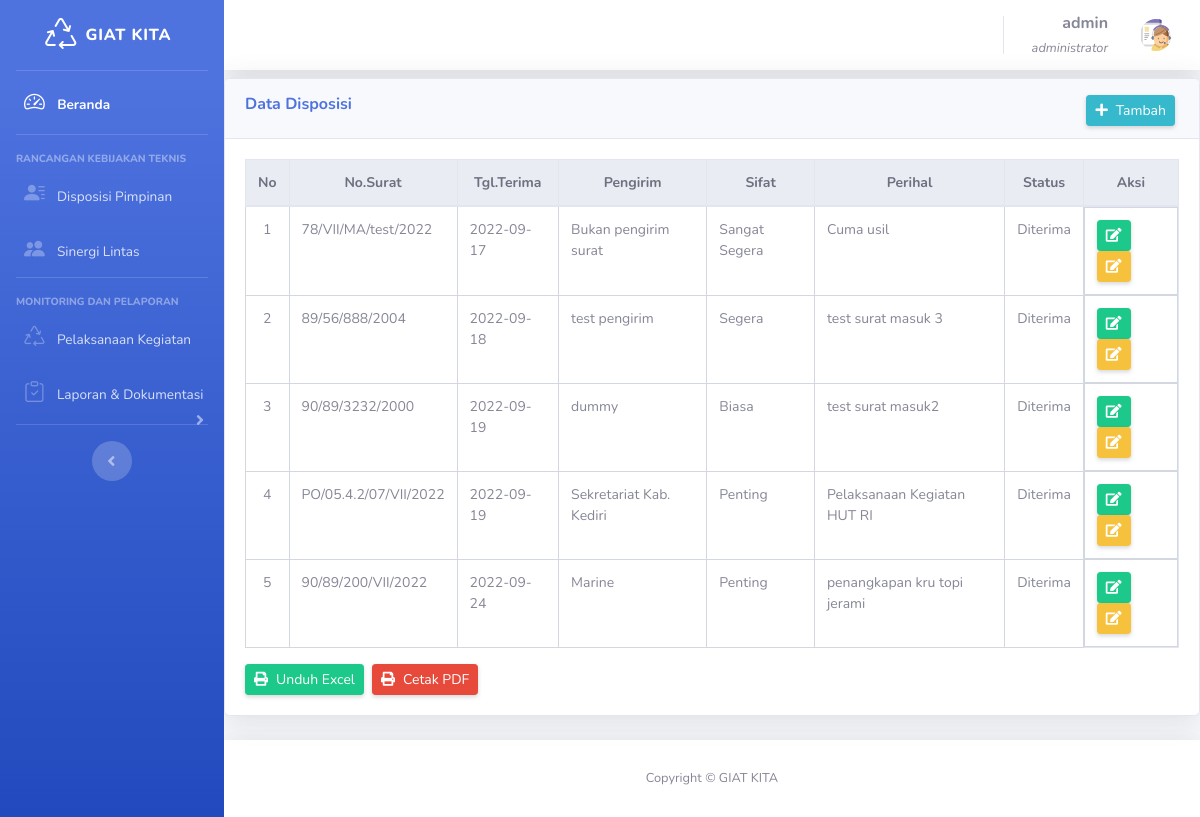
Screenshot of /pages/admin.php?page=data_disposisi (signed in) with the database file from the repository.
### tables this page shows
CREATE TABLE `disposisi` (
  `no_surat` varchar(50) NOT NULL,
  `tgl_terima` date NOT NULL,
  `pengirim` varchar(30) NOT NULL,
  `sifat` enum('Penting','Rahasia','Biasa','Segera','Sangat Segera') NOT NULL,
  `perihal` varchar(40) NOT NULL,
  `detail` varchar(100) NOT NULL,
  `file_surat` varchar(100) NOT NULL,
  `status` enum('Diterima','Diperiksa','Disposisi') NOT NULL
);

### pages/functions/view_disposisi.php (the view, shortened to what this page needs)
<div class="container-fluid fa-sm">
<div class="card shadow h-100 mb-4">
    <div class="card-header">
        <div class="row ml-auto">
            <h1 class="h5 m-0 font-weight-bold text-primary mt-1">Data Disposisi</h1>
            <a href="admin.php?page=tambah_surat" class="ml-auto mr-3 mt-1">
                <button class="btn btn-sm btn-info shadow-sm"><i class="fa fa-plus mr-2" aria-hidden="true"></i>Tambah</button>
            </a>
        </div>
    </div>
    <div class="card-body">
        <div class="row no-gutters align-items-center">
        <table class="table table-responsive-lg table-bordered table-hover">
            <thead class="thead-light">
                <tr class="text-center">
                    <th>No</th>
                    <th>No.Surat</th>
                    <th>Tgl.Terima</th>
                    <th>Pengirim</th>
                    <th>Sifat</th>
                    <th>Perihal</th>
                    <th>Status</th>
                    <th>Aksi</th>
                </tr>
            </thead>
            <tbody>
                <?php
                    $no = 0;
                    $query = mysqli_query($conn, "SELECT * FROM disposisi ORDER BY tgl_terima ASC");
                    while($row = mysqli_fetch_assoc($query)){$no++;
                ?>
                <tr>
                    <td class="text-center"><?php echo "$no" ?></td>
                    <td><?php echo $row['no_surat'] ?></td>
                    <td><?php echo $row['tgl_terima'] ?></td>
                    <td><?php echo $row['pengirim'] ?></td>
                    <td><?php echo $row['sifat'] ?></td>
                    <td><?php echo $row['perihal'] ?></td>
                    <td><?php echo $row['status'] ?></td>
                    <td class="d-flex justify-content-center">
                    <div class="btn-toolbar" role="toolbar" aria-label="aksi">
                        <div class="btn-group mr-2" role="group" aria-label="First group">
                            <a href="admin.php?page=edit_surat_id&id=<?php echo $row['no_surat']; ?>">
                            <button class="btn btn-sm btn-success shadow-sm"><i class ="fa fa-edit"></i></button>
                            </a>
                        </div>
                        <div class="btn-group" role="group" aria-label="Second group">
                            <a onclick="return confirm('Anda yakin ingin menghapus data ini?')" href="../system/function/delete-nasabah.php?id=<?php echo $row['nin']; ?>">
                            <button class="btn btn-sm btn-warning shadow-sm"><i class ="fa fa-edit"></i></button>
                            </a>
                        </div>
                    </td>
                </tr>
                <?php } ?>
            </tbody>
        </table>
        <br>
        <br>
        <div class="btn-toolbar" role="toolbar" aria-label="aksi">
            <div class="btn-group mr-2" role="group" aria-label="First group">
                <a target="_blank" href="../system/function/excel-nasabah.php">
                <button class="btn btn-sm btn-success shadow-sm"><i class="fa fa-print mr-2" aria-hidden="true"></i>Unduh Excel</button>
                </a>
            </div>
            <div class="btn-group" role="group" aria-label="Second group">
                <a target="_blank" href="../system/function/print-nasabah.php">
                <button class="btn btn-sm btn-danger shadow-sm"><i class="fa fa-print mr-2" aria-hidden="true"></i>Cetak PDF</button>
                </a>
            </div>
        </div>
    </div>
</div>

### pages/admin.php (shortened to what this page needs)
<!DOCTYPE html>
<html lang="en">
<head>
    <link href="../assets/vendor/fontawesome-free/css/all.min.css" rel="stylesheet" type="text/css">
	<link rel="stylesheet" href="https://cdn.jsdelivr.net/npm/bootstrap-icons@1.5.0/font/bootstrap-icons.css">
    <link href="../assets/internal/css/sb-admin-2.min.css" rel="stylesheet">
</head>
	<body id="page-top">
		<?php
	        $cek = mysqli_query($conn, "SELECT * FROM admin WHERE nia='".$_SESSION['nia']."'");
	        $row = mysqli_fetch_array($cek);
      	?>
    	<div id="wrapper">
			<ul class="navbar-nav bg-gradient-primary sidebar sidebar-dark accordion" id="accordionSidebar">
				<a class="sidebar-brand d-flex align-items-center justify-content-center" href="login.php">
					<div class="sidebar-brand-icon">
						<i class="bi bi-recycle"></i>
					</div>
					<div class="sidebar-brand-text mx-2">GIAT KITA</div>
				</a>
				<hr class="sidebar-divider my-0">
				<li class="nav-item active">
					<a class="nav-link" href="admin.php">
						<i class="bi bi-speedometer2 mx-2" style="font-size:1.3rem"></i>
					<span>Beranda</span
					></a>
				</li>
				<hr class="sidebar-divider">
				<div class="sidebar-heading">
					Rancangan Kebijakan Teknis
				</div>
				<li class="nav-item my-n1">
					<a class="nav-link"
					href="admin.php?page=data_disposisi">
					<i class="bi bi-person-lines-fill mx-2" style="font-size:1.3rem"></i>
					<span>Disposisi Pimpinan</span></a>
				</li>
				<li class="nav-item my-n1">
					<a class="nav-link"
					href="admin.php?page=data_sintas">
					<i class="bi bi-people-fill mx-2" style="font-size:1.3rem"></i>
					<span>Sinergi Lintas</span></a>
				</li>
				<hr class="sidebar-divider">
				<div class="sidebar-heading">
					Monitoring dan Pelaporan
				</div>
				<li class="nav-item my-n1">
                	<a class="nav-link"
					href="admin.php?page=data-sampah">
                    <i class="bi bi-recycle mx-2" style="font-size:1.3rem"></i>
                    <span>Pelaksanaan Kegiatan</span></a>
            	</li>
				<li class="nav-item my-n1">
                <a class="nav-link collapsed" href="#" data-toggle="collapse" data-target="#collapsePages"
                    aria-expanded="true" aria-controls="collapsePages">
                    <i class="bi bi-clipboard-check mx-2" style="font-size:1.3rem"></i>
                    <span>Laporan & Dokumentasi</span>
                </a>
				<hr class="sidebar-divider d-none d-md-block">
				<div class="d-flex justify-content-center">
					<button class="rounded-circle border-0" id="sidebarToggle">
					</button>
				</div>
			</ul>
			<div id="content-wrapper" class="d-flex flex-column">
				<div id="content">
					<nav class="navbar navbar-expand navbar-light bg-white topbar mb-2 static-top shadow">
						<ul class="navbar-nav ml-auto">
							<li class="nav-item dropdown no-arrow">
								<a class="nav-link dropdown-toggle text-angle:center" href="#" id="userDropdown" role="button"
									data-toggle="dropdown" aria-haspopup="true" aria-expanded="false">
										<span class="mr-3 d-none d-lg-inline text-gray-600 large" style="text-align:right">
											<strong><?php echo $row['nama']?></strong>
											<br>
											<small><i><?php echo $row["jabatan"]?></i></small>
										</span>
									<img class="img-profile rounded-circle"
										src="..\assets\internal\img\icon\admin.svg">
								</a>
							</li>
						</ul>
					</nav>
					<div class="box-1">
						<section>
							<?php
								if(isset($_GET['page'])){
									$page = $_GET['page'];
								switch ($page) {
									case 'data_disposisi':
										include "functions/view_disposisi.php";
										break;
								}
							}else{
								include "functions/dashboard_admin.php";
							}
							?>
						</section>
					</div>
				</div>
			<footer class="sticky-footer bg-white static-top shadow">
				<div class="container my-auto">
					<div class="copyright text-center my-auto">
						<span>Copyright &copy; GIAT KITA</span>
					</div>
				</div>
			</footer>
</html>

### rows the page displays
disposisi: no_surat "78/VII/MA/test/2022", tgl_terima "2022-09-17", pengirim "Bukan pengirim surat", sifat "Sangat Segera", perihal "Cuma usil", status "Diterima"
disposisi: no_surat "89/56/888/2004", tgl_terima "2022-09-18", pengirim "test pengirim", sifat "Segera", perihal "test surat masuk 3", status "Diterima"
disposisi: no_surat "90/89/3232/2000", tgl_terima "2022-09-19", pengirim "dummy", sifat "Biasa", perihal "test surat masuk2", status "Diterima"
disposisi: no_surat "PO/05.4.2/07/VII/2022", tgl_terima "2022-09-19", pengirim "Sekretariat Kab. Kediri", sifat "Penting", perihal "Pelaksanaan Kegiatan HUT RI", status "Diterima"
disposisi: no_surat "90/89/200/VII/2022", tgl_terima "2022-09-24", pengirim "Marine", sifat "Penting", perihal "penangkapan kru topi jerami", status "Diterima"

### other values shown
$row['nama'] "admin"
$row["jabatan"] "administrator"
